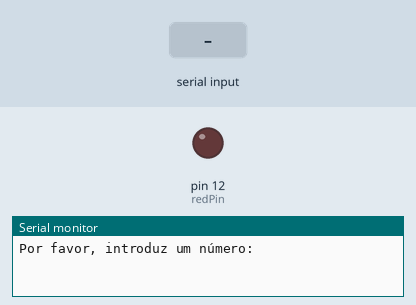
Simulated run of this sketch. Board: Arduino Uno, built with avr-gcc and run on an emulated ATmega328P. Shown: output pins drawn as LEDs (lit = HIGH), the last lines printed to the serial monitor. Dashed ring = blinking. The test bench sets the inputs (shaded band).

Above: at 1.2 s.
1.3 s: "90,45\n" received over Serial
At 2.9 s:
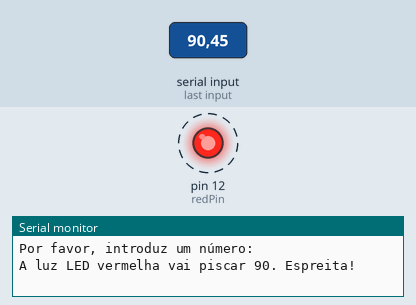
Timing chart, 0 to 10.3 s (numbered marks = the images above; inputs shaded):
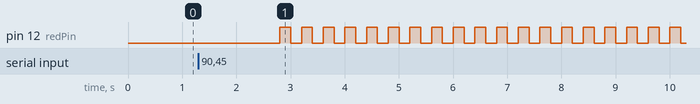

Measured:
- after the input at 1.3 s, pin 12 (redPin): alternates HIGH for 0.20 s and LOW for 0.20 s, starting after 1.5 s

The sketch:

sketch_whileLoop2.ino
```cpp
// Challenge: have user decide how many times it wants to blink the LED
int myNumber;
String msg="Por favor, introduz um número:";
String msg2="A luz LED vermelha vai piscar ";
String msg3=". Espreita!";
String errorMsg="Tens que escolher um número maior que zero.";
String msgStop="End of cycle. Let's start again.";
String emptyMsg="";

int redPin=12;
int t=200;
int tLong=1500;
int counter = 0;

void setup() {
  // put your setup code here, to run once:
  Serial.begin(9600);
  pinMode(redPin,OUTPUT);
}

void loop() {
  // put your main code here, to run repeatedly:
  Serial.println(msg);
  while (Serial.available()==0) { // while we wait for user input, do nothing
  }
  myNumber=Serial.parseInt();
  if (myNumber > 1) {
    Serial.print(msg2);
    Serial.print(myNumber); // read it
    Serial.println(msg3);
    delay(tLong);
  } else {
    delay(tLong);
    Serial.println(errorMsg);
    delay(tLong);
    delay(tLong);
  }
  while (counter != myNumber && myNumber > 0) {
    digitalWrite(redPin,HIGH);
    delay(t);
    digitalWrite(redPin,LOW);
    delay(t);
    counter++;
  }
  counter = 0;
  Serial.println(msgStop);
  delay(t);
  Serial.println(emptyMsg); // Mostly clearing the screen
  Serial.println(emptyMsg);
  Serial.println(emptyMsg);
  Serial.println(emptyMsg);
  Serial.println(emptyMsg);
  Serial.println(emptyMsg);
  Serial.println(emptyMsg);
}
```
